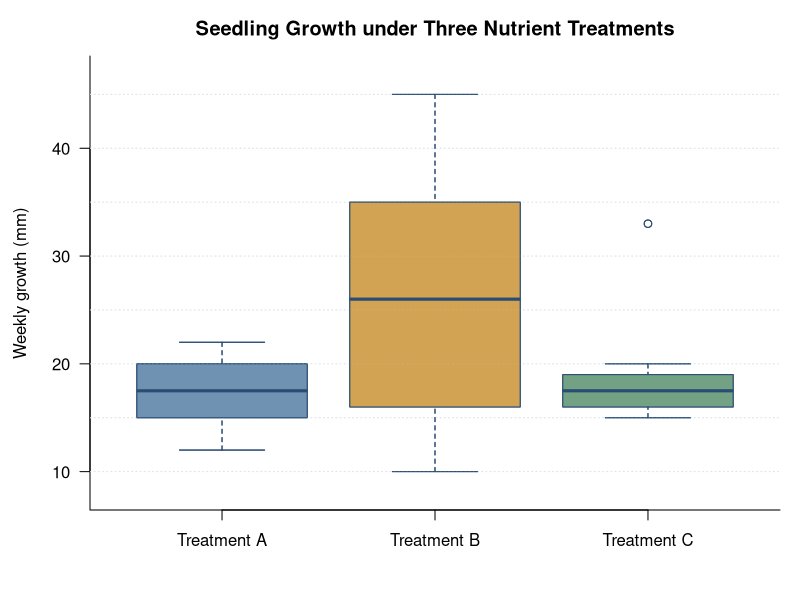
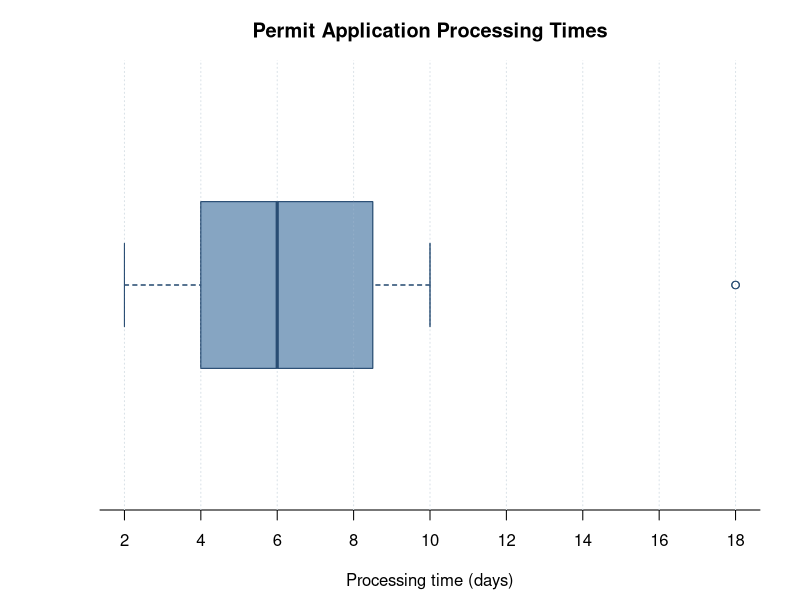
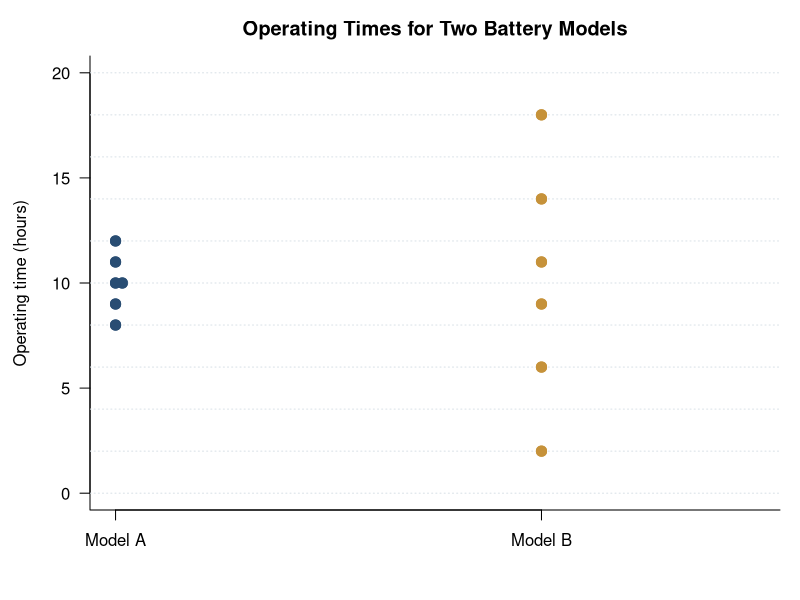
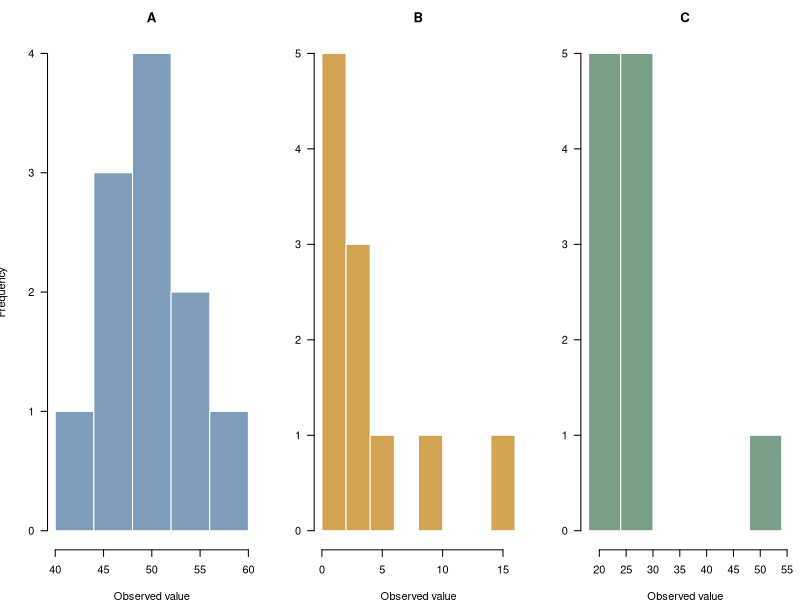
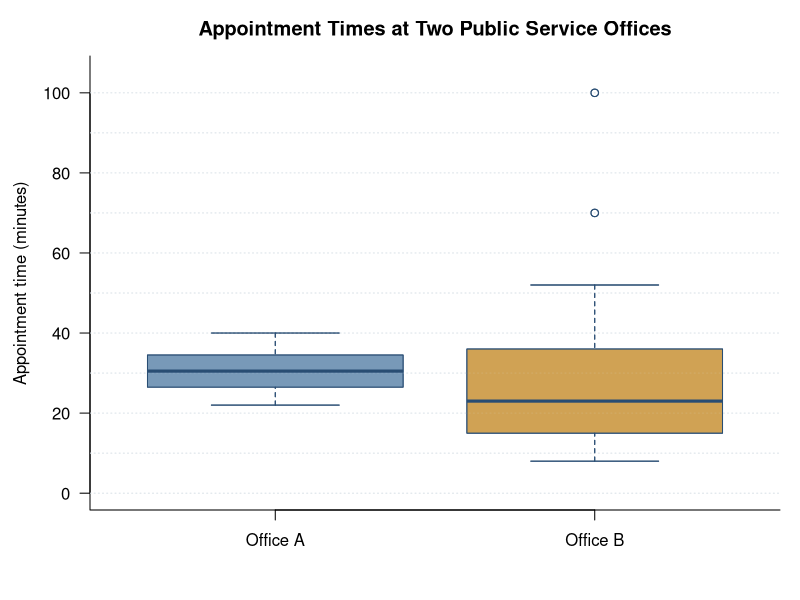

R code for these plots, in order:
## ---- chunk 1
knitr::opts_chunk$set(
  echo = FALSE,
  warning = FALSE,
  message = FALSE,
  fig.align = "center",
  fig.retina = 2,
  out.width = "88%"
)

course_blue <- "#294D73"
course_green <- "#3F7D58"
course_gold <- "#C6923A"
course_red <- "#A5524A"
soft_grid <- "#D9E1E7"
## ---- chunk 2
oxygen <- c(7.8, 8.1, 7.6, 8.3, 8.0, 7.9, 7.5, 8.0, 7.7, 7.8)
mean(oxygen)
## ---- chunk 3
waiting_times <- c(18, 22, 25, 27, 31, 34, 50, 20, 22, 48, 34)
median(waiting_times)

new_waiting_times <- c(18, 22, 25, 27, 31, 34, 50, 20, 22, 48, 34, 29)
median(new_waiting_times)
## ---- chunk 4
original_delays <- c(2, 3, 3, 4, 5)
mean(original_delays)
median(original_delays)
delays_with_error <- c(2, 3, 3, 4, 35)
mean(delays_with_error)
median(delays_with_error)
## ---- chunk 5
known_nitrate <- c(5.8, 6.1, 6.3, 6.5, 6.7, 6.8, 6.2)
required_total <- 8 * 6.4
missing_value <- required_total - sum(known_nitrate)
print(missing_value)

mean(c(known_nitrate, missing_value))
## ---- chunk 6
calls_a <- 12 * 18
calls_b <- 28 * 11

calls_a
calls_b
(calls_a + calls_b) / (12 + 28)
## ---- chunk 7
sensor_life <- c(42, 45, 47, 48, 50, 52, 54, 55, 58, 60, 81)
summary(sensor_life)
## ---- chunk 8
commute_times <- c(18, 20, 22, 24, 25, 27,29, 31, 33, 35, 38, 44)
summary(commute_times)
## ---- chunk 9
treatment_a <- c(12, 14, 15, 16, 17, 18, 19, 20, 21, 22)
treatment_b <- c(10, 13, 16, 20, 24, 28, 31, 35, 40, 45)
treatment_c <- c(15, 16, 16, 17, 17, 18, 18, 19, 20, 33)

old_par <- par(mar = c(4.5, 4.5, 2.8, 1), las = 1, bty = "l")
boxplot(
  list("Treatment A" = treatment_a,
       "Treatment B" = treatment_b,
       "Treatment C" = treatment_c),
  col = c("#6F92B3", "#D1A353", "#72A184"),
  border = course_blue,
  ylab = "Weekly growth (mm)",
  main = "Seedling Growth under Three Nutrient Treatments",
  ylim = c(8, 47)
)
abline(h = seq(10, 45, by = 5), col = soft_grid, lty = 3)
boxplot(
  list("Treatment A" = treatment_a,
       "Treatment B" = treatment_b,
       "Treatment C" = treatment_c),
  col = adjustcolor(c("#6F92B3", "#D1A353", "#72A184"), alpha.f = 0.85),
  border = course_blue,
  add = TRUE,
  axes = FALSE
)
par(old_par)
## ---- chunk 10
permit_times <- c(2, 3, 4, 4, 5, 6, 6, 7, 8, 9, 10, 18)
permit_times_summary <- summary(permit_times)
print(permit_times_summary)

q1 <- permit_times_summary[[2]]
q3 <- permit_times_summary[[5]]
iqr <- q3 - q1

upper_limit <- q1 + 1.5 * iqr
lower_limit <- q1 - 1.5 * iqr

permit_times[permit_times < lower_limit | permit_times > upper_limit]
## ---- chunk 11
permit_times <- c(2, 3, 4, 4, 5, 6, 6, 7, 8, 9, 10, 18)

old_par <- par(mar = c(4.5, 5, 3, 2), las = 1, bty = "l")
boxplot(
  permit_times,
  horizontal = TRUE,
  col = "#86A5C2",
  border = course_blue,
  xlab = "Processing time (days)",
  main = "Permit Application Processing Times",
  axes = FALSE
)
axis(1, at = seq(0, 20, by = 2))
abline(v = seq(0, 20, by = 2), col = soft_grid, lty = 3)
boxplot(
  permit_times,
  horizontal = TRUE,
  col = adjustcolor("#86A5C2", alpha.f = 0.85),
  border = course_blue,
  add = TRUE,
  axes = FALSE
)
par(old_par)
## ---- chunk 12
readings <- c(1.9, 2.1, 2.4, 2.6, 2.8, 3.0, 3.2, 3.5, 4.6, 7.8)
q1 <- 2.4
q3 <- 3.2
iqr <- q3 - q1
fences <- c(lower = q1 - 1.5 * iqr, upper = q3 + 1.5 * iqr)

iqr
fences
readings[readings < fences["lower"] | readings > fences["upper"]]
## ---- chunk 13
battery_life <- c(4, 6, 8, 10, 12)
mean(battery_life)

deviations <- battery_life - mean(battery_life)

deviations
sum(deviations)

deviations^2
sum(deviations^2)

var(battery_life)
sd(battery_life)
## ---- chunk 14
model_a <- c(8, 9, 10, 10, 11, 12)
model_b <- c(2, 6, 9, 11, 14, 18)

old_par <- par(mar = c(4.5, 4.5, 2.8, 1), las = 1, bty = "l")
stripchart(
  list("Model A" = model_a, "Model B" = model_b),
  method = "stack",
  vertical = TRUE,
  pch = 19,
  col = c(course_blue, course_gold),
  cex = 1.35,
  ylim = c(0, 20),
  ylab = "Operating time (hours)",
  main = "Operating Times for Two Battery Models"
)
abline(h = seq(0, 20, by = 2), col = soft_grid, lty = 3)
stripchart(
  list("Model A" = model_a, "Model B" = model_b),
  method = "stack",
  vertical = TRUE,
  pch = 19,
  col = c(course_blue, course_gold),
  cex = 1.35,
  add = TRUE
)
par(old_par)
## ---- chunk 15
model_a <- c(8, 9, 10, 10, 11, 12)
model_b <- c(2, 6, 9, 11, 14, 18)

c(mean = mean(model_a), median = median(model_a),
  range = diff(range(model_a)), sd = sd(model_a))

c(mean = mean(model_b), median = median(model_b),
  range = diff(range(model_b)), sd = sd(model_b))
## ---- chunk 16
symmetric_data <- c(42, 45, 47, 48, 49, 50, 51, 52, 53, 55, 58)
right_skewed_data <- c(1, 1, 2, 2, 2, 3, 3, 4, 6, 9, 15)
outlier_data <- c(20, 21, 22, 23, 24, 25, 26, 27, 28, 29, 50)

old_par <- par(mfrow = c(1, 3), mar = c(3.8, 3.6, 2.6, 0.8), las = 1, bty = "l")
hist(
  symmetric_data,
  breaks = seq(40, 60, by = 4),
  col = "#7E9DBA",
  border = "white",
  main = "A",
  xlab = "Observed value",
  ylab = "Frequency"
)
hist(
  right_skewed_data,
  breaks = seq(0, 16, by = 2),
  col = "#D1A353",
  border = "white",
  main = "B",
  xlab = "Observed value",
  ylab = ""
)
hist(
  outlier_data,
  breaks = seq(18, 54, by = 6),
  col = "#78A087",
  border = "white",
  main = "C",
  xlab = "Observed value",
  ylab = ""
)
par(old_par)
## ---- chunk 17
lake_temperature <- c(14.2, 14.8, 15.1, 15.4, 15.6, 16.0, 16.2, 16.5, 17.1, 21.8)
## ---- chunk 18
mean(lake_temperature)
median(lake_temperature)
summary(lake_temperature)
IQR(lake_temperature)
sd(lake_temperature)
## ---- chunk 19
office_a <- c(22, 24, 25, 26, 27, 28, 29, 30,
              31, 32, 33, 34, 35, 36, 38, 40)
office_b <- c(8, 10, 12, 14, 16, 18, 20, 22,
              24, 26, 28, 32, 40, 52, 70, 100)

old_par <- par(mar = c(4.5, 4.5, 2.8, 1), las = 1, bty = "l")
boxplot(
  list("Office A" = office_a, "Office B" = office_b),
  col = c("#7899B8", "#D0A254"),
  border = course_blue,
  ylab = "Appointment time (minutes)",
  main = "Appointment Times at Two Public Service Offices",
  ylim = c(0, 105)
)
abline(h = seq(0, 100, by = 10), col = soft_grid, lty = 3)
boxplot(
  list("Office A" = office_a, "Office B" = office_b),
  col = adjustcolor(c("#7899B8", "#D0A254"), alpha.f = 0.85),
  border = course_blue,
  add = TRUE,
  axes = FALSE
)
par(old_par)
## ---- chunk 20
c(mean = mean(office_a), median = median(office_a), sd = sd(office_a), IQR = IQR(office_a))

c(mean = mean(office_b), median = median(office_b), sd = sd(office_b), IQR = IQR(office_b))
